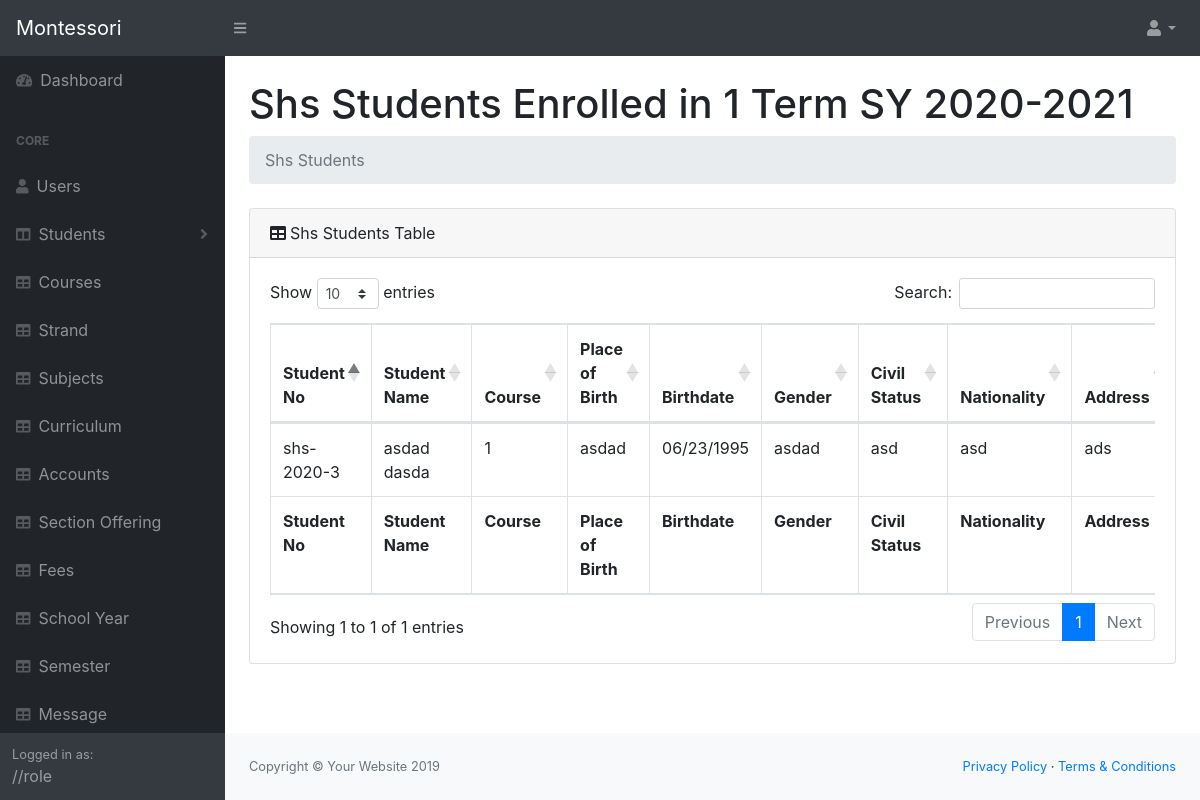
Page /system/pages/shsStudents.php (signed in) on the committed database.
### tables this page shows
CREATE TABLE `sem` (
  `semid` int(11) NOT NULL,
  `semterm` int(11) NOT NULL,
  `sem_status` varchar(15) NOT NULL,
  `syid` int(11) NOT NULL,
  `isOpenReg` int(11) NOT NULL
);

CREATE TABLE `schoolyear` (
  `sy_id` int(11) NOT NULL,
  `school_year` varchar(30) NOT NULL,
  `sy_status` varchar(15) NOT NULL
);

CREATE TABLE `shspersonal` (
  `shsp_id` int(11) NOT NULL,
  `shsno` varchar(50) NOT NULL,
  `firstname` varchar(50) NOT NULL,
  `lastname` varchar(50) NOT NULL,
  `middlename` varchar(20) NOT NULL,
  `strand` int(11) NOT NULL,
  `pob` varchar(20) NOT NULL,
  `dob` varchar(20) NOT NULL,
  `gender` varchar(20) NOT NULL,
  `civil` varchar(20) NOT NULL,
  `nationality` varchar(20) NOT NULL,
  `Address` text NOT NULL,
  `CpNo` varchar(20) NOT NULL,
  `EmailAdd` varchar(50) NOT NULL,
  `Religion` varchar(20) NOT NULL,
  `age` int(11) NOT NULL,
  `isEnrolled` int(11) NOT NULL,
  `semid` int(11) NOT NULL,
  `syid` int(11) NOT NULL
);

### system/pages/functions.php (called while the page is built, shortened)
<?php
$db = new DBController();
$shspersonal = new ShsPersonal($db);
$schoolYear = new SchoolYear($db);
$sem = new Sem($db);

### system/pages/shsStudents.php (the view, shortened to what this page needs)
<?php
include('header.php');
include('navigation.php');
$schoolYearArgs = $schoolYear->schoolYear();
$semList = $sem->getSemActivate();
$studentsList = $shspersonal->getDataWithSemSyid($semList['semid'], $schoolYearArgs['sy_id']);
?>
<main>
    <div class="container-fluid">
        <h1 class="mt-4">Shs Students Enrolled in <?= $semList['semterm'] ?> Term SY <?= $schoolYearArgs['school_year'] ?></h1>
        <ol class="breadcrumb mb-4">
            <li class="breadcrumb-item active">Shs Students</li>
        </ol>
        <div class="card mb-4">
            <div class="card-header"><i class="fas fa-table mr-1"></i>Shs Students Table
            </div>
            <div class="card-body">
                <div class="table-responsive">
                    <table class="table table-bordered" id="dataTable" width="100%" cellspacing="0">
                        <thead>
                            <tr>
                                <th>Student No</th>
                                <th>Student Name</th>
                                <th>Course</th>
                                <th>Place of Birth</th>
                                <th>Birthdate</th>
                                <th>Gender</th>
                                <th>Civil Status</th>
                                <th>Nationality</th>
                                <th>Address</th>
                            </tr>
                        </thead>
                        <tfoot>
                            <tr>
                                <th>Student No</th>
                                <th>Student Name</th>
                                <th>Course</th>
                                <th>Place of Birth</th>
                                <th>Birthdate</th>
                                <th>Gender</th>
                                <th>Civil Status</th>
                                <th>Nationality</th>
                                <th>Address</th>
                            </tr>
                        </tfoot>
                        <tbody>
                            <?php array_map(function ($student) { ?>
                                <tr>
                                    <td><?= $student['shsno'] ?></td>
                                    <td><?= $student['firstname'] . ' ' . $student['lastname'] ?></td>
                                    <td><?= $student['strand'] ?></td>
                                    <td><?= $student['pob'] ?></td>
                                    <td><?= $student['dob'] ?></td>
                                    <td><?= $student['gender'] ?></td>
                                    <td><?= $student['civil'] ?></td>
                                    <td><?= $student['nationality'] ?></td>
                                    <td><?= $student['Address'] ?></td>
                                </tr>
                            <?php }, $studentsList) ?>
                        </tbody>
                    </table>
                </div>
            </div>
        </div>
    </div>
</main>
<?php
include('footer.php');
?>

### rows in the picture
sem: semterm "1"
schoolyear: school_year "2020-2021"
shspersonal: shsno "shs-2020-3", firstname "asdad", lastname "dasda", strand "1", pob "asdad", dob "06/23/1995", gender "asdad", civil "asd", nationality "asd", Address "ads"
